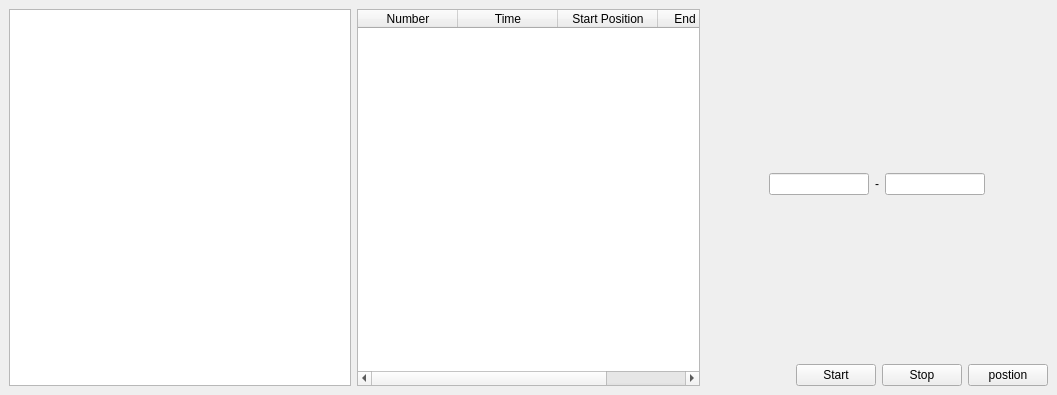
<?xml version="1.0" encoding="UTF-8"?>
<ui version="4.0">
 <class>smeMainWindow</class>
 <widget class="QMainWindow" name="smeMainWindow">
  <property name="geometry">
   <rect>
    <x>0</x>
    <y>0</y>
    <width>1057</width>
    <height>395</height>
   </rect>
  </property>
  <property name="windowTitle">
   <string>MainWindow</string>
  </property>
  <widget class="QWidget" name="centralwidget">
   <layout class="QHBoxLayout" name="horizontalLayout_2">
    <item>
     <widget class="QListWidget" name="listwidget_loginfo"/>
    </item>
    <item>
     <widget class="QTableWidget" name="tablewidget_timerinfo">
      <property name="columnCount">
       <number>4</number>
      </property>
      <column>
       <property name="text">
        <string>Number</string>
       </property>
      </column>
      <column>
       <property name="text">
        <string>Time</string>
       </property>
      </column>
      <column>
       <property name="text">
        <string>Start Position</string>
       </property>
      </column>
      <column>
       <property name="text">
        <string>End Position</string>
       </property>
      </column>
     </widget>
    </item>
    <item>
     <layout class="QVBoxLayout" name="verticalLayout">
      <item>
       <spacer name="verticalSpacer_2">
        <property name="orientation">
         <enum>Qt::Vertical</enum>
        </property>
        <property name="sizeHint" stdset="0">
         <size>
          <width>20</width>
          <height>40</height>
         </size>
        </property>
       </spacer>
      </item>
      <item>
       <layout class="QHBoxLayout" name="horizontalLayout">
        <item>
         <spacer name="horizontalSpacer_2">
          <property name="orientation">
           <enum>Qt::Horizontal</enum>
          </property>
          <property name="sizeHint" stdset="0">
           <size>
            <width>40</width>
            <height>20</height>
           </size>
          </property>
         </spacer>
        </item>
        <item>
         <widget class="QLineEdit" name="edt_xposition">
          <property name="sizePolicy">
           <sizepolicy hsizetype="Fixed" vsizetype="Fixed">
            <horstretch>0</horstretch>
            <verstretch>0</verstretch>
           </sizepolicy>
          </property>
          <property name="maximumSize">
           <size>
            <width>100</width>
            <height>16777215</height>
           </size>
          </property>
         </widget>
        </item>
        <item>
         <widget class="QLabel" name="label">
          <property name="sizePolicy">
           <sizepolicy hsizetype="Fixed" vsizetype="Fixed">
            <horstretch>0</horstretch>
            <verstretch>0</verstretch>
           </sizepolicy>
          </property>
          <property name="text">
           <string>-</string>
          </property>
          <property name="alignment">
           <set>Qt::AlignCenter</set>
          </property>
         </widget>
        </item>
        <item>
         <widget class="QLineEdit" name="edt_yposition">
          <property name="sizePolicy">
           <sizepolicy hsizetype="Fixed" vsizetype="Fixed">
            <horstretch>0</horstretch>
            <verstretch>0</verstretch>
           </sizepolicy>
          </property>
          <property name="maximumSize">
           <size>
            <width>100</width>
            <height>16777215</height>
           </size>
          </property>
         </widget>
        </item>
        <item>
         <spacer name="horizontalSpacer_3">
          <property name="orientation">
           <enum>Qt::Horizontal</enum>
          </property>
          <property name="sizeHint" stdset="0">
           <size>
            <width>40</width>
            <height>20</height>
           </size>
          </property>
         </spacer>
        </item>
       </layout>
      </item>
      <item>
       <spacer name="verticalSpacer">
        <property name="orientation">
         <enum>Qt::Vertical</enum>
        </property>
        <property name="sizeHint" stdset="0">
         <size>
          <width>20</width>
          <height>40</height>
         </size>
        </property>
       </spacer>
      </item>
      <item>
       <layout class="QHBoxLayout" name="horizontalLayout_3">
        <item>
         <spacer name="horizontalSpacer">
          <property name="orientation">
           <enum>Qt::Horizontal</enum>
          </property>
          <property name="sizeHint" stdset="0">
           <size>
            <width>40</width>
            <height>20</height>
           </size>
          </property>
         </spacer>
        </item>
        <item>
         <widget class="QPushButton" name="btn_start">
          <property name="text">
           <string>Start</string>
          </property>
         </widget>
        </item>
        <item>
         <widget class="QPushButton" name="btn_stop">
          <property name="text">
           <string>Stop</string>
          </property>
         </widget>
        </item>
        <item>
         <widget class="QPushButton" name="btn_st">
          <property name="text">
           <string>postion</string>
          </property>
         </widget>
        </item>
       </layout>
      </item>
     </layout>
    </item>
   </layout>
  </widget>
 </widget>
 <resources/>
 <connections/>
</ui>
